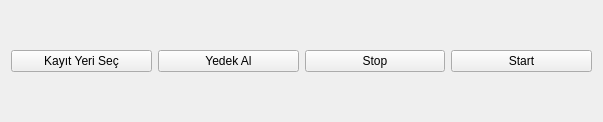
<?xml version="1.0" encoding="UTF-8"?>
<ui version="4.0">
 <class>Form</class>
 <widget class="QWidget" name="Form">
  <property name="geometry">
   <rect>
    <x>0</x>
    <y>0</y>
    <width>603</width>
    <height>122</height>
   </rect>
  </property>
  <property name="windowTitle">
   <string>Form</string>
  </property>
  <layout class="QGridLayout" name="gridLayout">
   <item row="1" column="0">
    <layout class="QVBoxLayout" name="verticalLayout">
     <item>
      <layout class="QGridLayout" name="kameraLayout">
       <property name="verticalSpacing">
        <number>1</number>
       </property>
      </layout>
     </item>
    </layout>
   </item>
   <item row="0" column="0">
    <layout class="QHBoxLayout" name="horizontalLayout_2">
     <item>
      <widget class="QPushButton" name="setPathButton">
       <property name="text">
        <string>Kayıt Yeri Seç</string>
       </property>
      </widget>
     </item>
     <item>
      <widget class="QPushButton" name="yedek">
       <property name="text">
        <string>Yedek Al</string>
       </property>
      </widget>
     </item>
     <item>
      <widget class="QPushButton" name="stop">
       <property name="text">
        <string>Stop</string>
       </property>
      </widget>
     </item>
     <item>
      <widget class="QPushButton" name="start">
       <property name="text">
        <string>Start</string>
       </property>
      </widget>
     </item>
    </layout>
   </item>
  </layout>
 </widget>
 <resources/>
 <connections/>
</ui>
